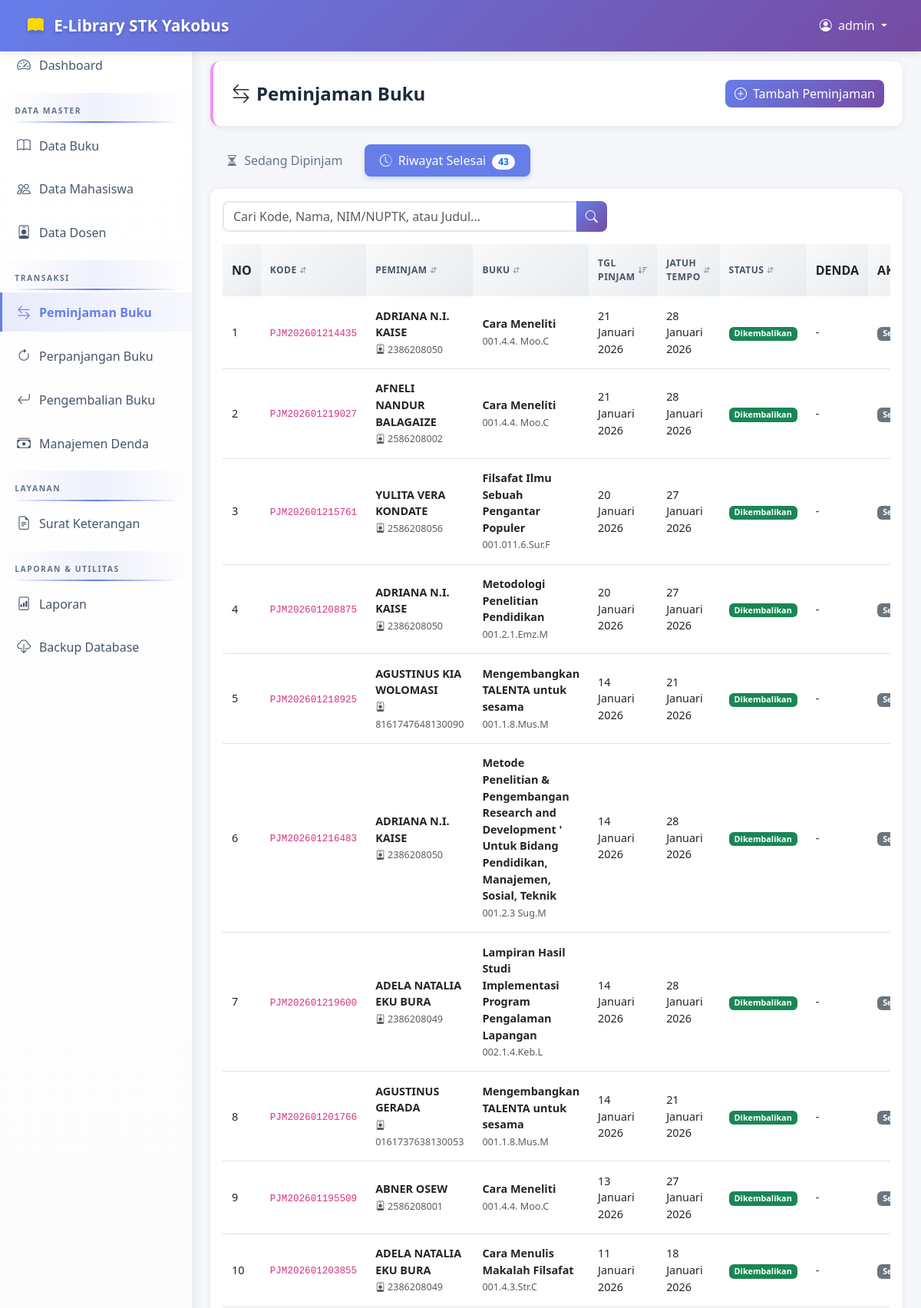
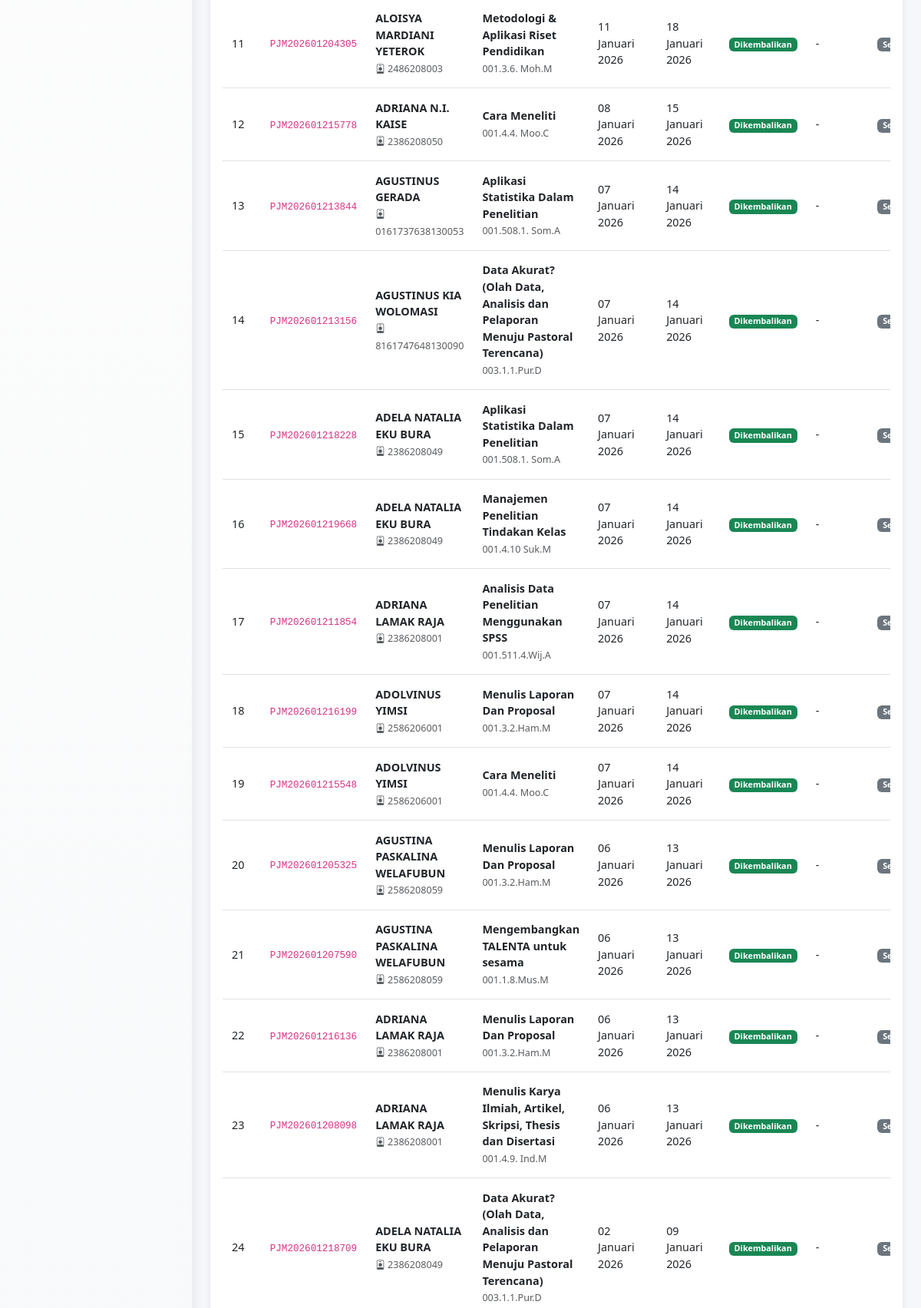
Screenshot of /modules/peminjaman/index.php?view=history&page=1 (signed in, upper part) with the database file from the repository (2 pictures, top to bottom).
### tables this page shows
CREATE TABLE `peminjaman` (
  `id` int(11) NOT NULL AUTO_INCREMENT,
  `kode_peminjaman` varchar(50) NOT NULL,
  `jenis_peminjam` enum('mahasiswa','dosen') NOT NULL,
  `peminjam_id` int(11) NOT NULL,
  `buku_id` int(11) NOT NULL,
  `tanggal_pinjam` date NOT NULL,
  `tanggal_jatuh_tempo` date NOT NULL,
  `tanggal_kembali` date DEFAULT NULL,
  `status` enum('dipinjam','diperpanjang','dikembalikan','terlambat') DEFAULT 'dipinjam',
  `denda` int(11) DEFAULT 0,
  `created_at` timestamp NOT NULL DEFAULT current_timestamp(),
  `updated_at` timestamp NOT NULL DEFAULT current_timestamp() ON UPDATE current_timestamp(),
  PRIMARY KEY (`id`),
  UNIQUE KEY `kode_peminjaman` (`kode_peminjaman`),
  KEY `buku_id` (`buku_id`),
  CONSTRAINT `peminjaman_ibfk_1` FOREIGN KEY (`buku_id`) REFERENCES `buku` (`id`) ON DELETE CASCADE
);

CREATE TABLE `buku` (
  `id` int(11) NOT NULL AUTO_INCREMENT,
  `nomor_buku` varchar(50) NOT NULL,
  `judul` varchar(255) NOT NULL,
  `pengarang` varchar(255) NOT NULL,
  `penerbit` varchar(255) DEFAULT NULL,
  `tahun_terbit` year(4) DEFAULT NULL,
  `stok` int(11) DEFAULT 0,
  `stok_tersedia` int(11) DEFAULT 0,
  `created_at` timestamp NOT NULL DEFAULT current_timestamp(),
  `updated_at` timestamp NOT NULL DEFAULT current_timestamp() ON UPDATE current_timestamp(),
  PRIMARY KEY (`id`),
  UNIQUE KEY `nomor_buku` (`nomor_buku`)
);

### config/functions.php (called while the page is built, shortened)
<?php
function formatTanggalIndo($tanggal) {
    $bulan = array(
        1 => 'Januari', 'Februari', 'Maret', 'April', 'Mei', 'Juni',
        'Juli', 'Agustus', 'September', 'Oktober', 'November', 'Desember'
    );
    $pecahkan = explode('-', $tanggal);
    return $pecahkan[2] . ' ' . $bulan[(int)$pecahkan[1]] . ' ' . $pecahkan[0];
}
?>

### modules/peminjaman/index.php (the view, shortened to what this page needs)
<?php
require_once '../../config/database.php';
require_once '../../config/functions.php';
$view = isset($_GET['view']) ? $_GET['view'] : 'active';
$limit = 25;
$page = isset($_GET['page']) ? (int)$_GET['page'] : 1;
$offset = ($page - 1) * $limit;
$sort_column = isset($_GET['sort']) ? $_GET['sort'] : 'tanggal_pinjam';
$sort_order = isset($_GET['order']) && strtolower($_GET['order']) == 'asc' ? 'ASC' : 'DESC';
$search = isset($_GET['search']) ? sanitize($_GET['search']) : '';
$where = "WHERE 1=1";
if ($view == 'active') {
    $where .= " AND p.status IN ('dipinjam', 'diperpanjang', 'terlambat')";
} else {
    $where .= " AND p.status = 'dikembalikan'";
}
$base_query = "FROM peminjaman p
               JOIN buku b ON p.buku_id = b.id
               LEFT JOIN mahasiswa m ON (p.peminjam_id = m.id AND p.jenis_peminjam = 'mahasiswa')
               LEFT JOIN dosen d ON (p.peminjam_id = d.id AND p.jenis_peminjam = 'dosen')
               $where";
$count_query = "SELECT COUNT(*) as total $base_query";
$total_data = $conn->query($count_query)->fetch_assoc()['total'];
$query = "SELECT p.*, b.judul, b.nomor_buku,
          COALESCE(m.nama, d.nama) as nama_peminjam,
          COALESCE(m.nim, d.nuptk) as identifier
          $base_query
          ORDER BY $sort_column $sort_order
          LIMIT $offset, $limit";
$result = $conn->query($query);
function getUrl($params = []) {
    $current = $_GET;
    $merged = array_merge($current, $params);
    if (isset($params['sort']) || isset($params['status']) || isset($params['view'])) {
        $merged['page'] = 1;
    }
    return '?' . http_build_query($merged);
}
function getSortIcon($col) {
    global $sort_column, $sort_order;
    if ($sort_column != $col) return '<i class="bi bi-arrow-down-up text-muted ms-1" style="font-size:0.7em"></i>';
    return $sort_order == 'ASC' ? '<i class="bi bi-sort-up-alt ms-1"></i>' : '<i class="bi bi-sort-down ms-1"></i>';
}
?>
<!DOCTYPE html>
<html lang="id">
<head>
    <link href="https://cdn.jsdelivr.net/npm/bootstrap@5.3.0/dist/css/bootstrap.min.css" rel="stylesheet">
    <link rel="stylesheet" href="https://cdn.jsdelivr.net/npm/bootstrap-icons@1.10.0/font/bootstrap-icons.css">
</head>
<body>
    <nav class="navbar navbar-expand-lg fixed-top">
        <div class="container-fluid">
            <a class="navbar-brand" href="<?= BASE_URL ?>dashboard.php">
                <i class="bi bi-book-fill me-2"></i>
                <strong>E-Library STK Yakobus</strong>
            </a>
            <div class="collapse navbar-collapse">
                <ul class="navbar-nav ms-auto">
                    <li class="nav-item dropdown">
                        <a class="nav-link dropdown-toggle" href="#" role="button" data-bs-toggle="dropdown">
                            <i class="bi bi-person-circle me-1"></i>
                            <?= $_SESSION['admin_username'] ?>
                        </a>
                    </li>
                </ul>
            </div>
        </div>
    </nav>
    <nav class="sidebar">
        <ul class="nav flex-column">
            <li class="nav-item">
                <a class="nav-link" href="<?= BASE_URL ?>dashboard.php">
                    <i class="bi bi-speedometer2"></i>Dashboard
                </a>
            </li>
            <li class="sidebar-heading">DATA MASTER</li>
            <li class="nav-item">
                <a class="nav-link" href="<?= BASE_URL ?>modules/buku/index.php">
                    <i class="bi bi-book"></i>Data Buku
                </a>
            </li>
            <li class="nav-item">
                <a class="nav-link" href="<?= BASE_URL ?>modules/mahasiswa/index.php">
                    <i class="bi bi-people"></i>Data Mahasiswa
                </a>
            </li>
            <li class="nav-item">
                <a class="nav-link" href="<?= BASE_URL ?>modules/dosen/index.php">
                    <i class="bi bi-person-badge"></i>Data Dosen
                </a>
            </li>
            <li class="sidebar-heading">TRANSAKSI</li>
            <li class="nav-item">
                <a class="nav-link active" href="<?= BASE_URL ?>modules/peminjaman/index.php">
                    <i class="bi bi-arrow-left-right"></i>Peminjaman Buku
                </a>
            </li>
            <li class="nav-item">
                <a class="nav-link" href="<?= BASE_URL ?>modules/perpanjangan/index.php">
                    <i class="bi bi-arrow-clockwise"></i>Perpanjangan Buku
                </a>
            </li>
            <li class="nav-item">
                <a class="nav-link" href="<?= BASE_URL ?>modules/pengembalian/index.php">
                    <i class="bi bi-arrow-return-left"></i>Pengembalian Buku
                </a>
            </li>
            <li class="nav-item">
                <a class="nav-link" href="<?= BASE_URL ?>modules/denda/index.php">
                    <i class="bi bi-cash-stack"></i>Manajemen Denda
                </a>
            </li>
            <li class="sidebar-heading">LAYANAN</li>
            <li class="nav-item">
                <a class="nav-link" href="<?= BASE_URL ?>modules/surat_keterangan/index.php">
                    <i class="bi bi-file-earmark-text"></i>Surat Keterangan
                </a>
            </li>
            <li class="sidebar-heading">LAPORAN & UTILITAS</li>
            <li class="nav-item">
                <a class="nav-link" href="<?= BASE_URL ?>modules/laporan/index.php">
                    <i class="bi bi-file-bar-graph"></i>Laporan
                </a>
            </li>
            <li class="nav-item">
                <a class="nav-link" href="<?= BASE_URL ?>modules/backup/index.php">
                    <i class="bi bi-cloud-download"></i>Backup Database
                </a>
            </li>
        </ul>
    </nav>
    <main class="main-content">
        <div class="page-header d-flex justify-content-between align-items-center">
            <h1><i class="bi bi-arrow-left-right me-2"></i>Peminjaman Buku</h1>
            <a href="add.php" class="btn btn-primary">
                <i class="bi bi-plus-circle me-2"></i>Tambah Peminjaman
            </a>
        </div>
        <ul class="nav nav-pills mb-3">
            <li class="nav-item">
                <a class="nav-link <?= $view == 'active' ? 'active' : '' ?>" href="<?= getUrl(['view' => 'active']) ?>">
                    <i class="bi bi-hourglass-split me-2"></i>Sedang Dipinjam
                </a>
            </li>
            <li class="nav-item ms-2">
                <a class="nav-link <?= $view == 'history' ? 'active' : '' ?>" href="<?= getUrl(['view' => 'history']) ?>">
                    <i class="bi bi-clock-history me-2"></i>Riwayat Selesai
                    <?php if($view == 'history'): ?><span class="badge bg-white text-primary ms-1 rounded-pill"><?= $total_data ?></span><?php endif; ?>
                </a>
            </li>
        </ul>
        <div class="card">
            <div class="card-body">
                <div class="row g-3 mb-3">
                    <div class="col-md-7">
                        <form method="GET" action="">
                            <div class="input-group search-box">
                                <input type="text" class="form-control" name="search" placeholder="Cari Kode, Nama, NIM/NUPTK, atau Judul..." value="<?= htmlspecialchars($search) ?>">
                                <button class="btn btn-primary" type="submit">
                                    <i class="bi bi-search"></i>
                                </button>
                            </div>
                        </form>
                    </div>
                    <div class="col-md-5">
                    </div>
                </div>
                <div class="table-responsive">
                    <table class="table table-hover">
                        <thead>
                            <tr>
                                <th width="5%">NO</th>
                                <th width="12%">
                                    <a href="<?= getUrl(['sort' => 'kode_peminjaman']) ?>">
                                        KODE <?= getSortIcon('kode_peminjaman') ?>
                                    </a>
                                </th>
                                <th width="18%">
                                    <a href="<?= getUrl(['sort' => 'nama_peminjam']) ?>">
                                        PEMINJAM <?= getSortIcon('nama_peminjam') ?>
                                    </a>
                                </th>
                                <th width="20%">
                                    <a href="<?= getUrl(['sort' => 'judul']) ?>">
                                        BUKU <?= getSortIcon('judul') ?>
                                    </a>
                                </th>
                                <th width="10%">
                                    <a href="<?= getUrl(['sort' => 'tanggal_pinjam']) ?>">
                                        TGL PINJAM <?= getSortIcon('tanggal_pinjam') ?>
                                    </a>
                                </th>
                                <th width="10%">
                                    <a href="<?= getUrl(['sort' => 'tanggal_jatuh_tempo']) ?>">
                                        JATUH TEMPO <?= getSortIcon('tanggal_jatuh_tempo') ?>
                                    </a>
                                </th>
                                <th width="10%">
                                    <a href="<?= getUrl(['sort' => 'status']) ?>">
                                        STATUS <?= getSortIcon('status') ?>
                                    </a>
                                </th>
                                <th width="8%">DENDA</th>
                                <th width="12%">AKSI</th>
                            </tr>
                        </thead>
                        <tbody>
                            <?php
                            $no = $offset + 1;
                            if ($result->num_rows > 0):
                                while ($row = $result->fetch_assoc()):
                                    $denda = 0;
                            ?>
                            <tr>
                                <td><?= $no++ ?></td>
                                <td><code><?= $row['kode_peminjaman'] ?></code></td>
                                <td>
                                    <strong><?= $row['nama_peminjam'] ?></strong><br>
                                    <small class="text-muted"><i class="bi bi-person-badge"></i> <?= $row['identifier'] ?></small>
                                </td>
                                <td>
                                    <strong><?= $row['judul'] ?></strong><br>
                                    <small class="text-muted"><?= $row['nomor_buku'] ?></small>
                                </td>
                                <td><?= formatTanggalIndo($row['tanggal_pinjam']) ?></td>
                                <td>
                                    <?= formatTanggalIndo($row['tanggal_jatuh_tempo']) ?>
                                </td>
                                <td>
                                    <?php if ($row['status'] == 'dipinjam'): ?>
                                        <span class="badge bg-info">Dipinjam</span>
                                    <?php elseif ($row['status'] == 'diperpanjang'): ?>
                                        <span class="badge bg-warning">Diperpanjang</span>
                                    <?php elseif ($row['status'] == 'terlambat'): ?>
                                        <span class="badge bg-danger">Terlambat</span>
                                    <?php else: ?>
                                        <span class="badge bg-success">Dikembalikan</span>
                                    <?php endif; ?>
                                </td>
                                <td>
                                    <?php if ($denda > 0): ?>
                                        <span class="text-danger"><strong><?= formatRupiah($denda) ?></strong></span>
                                    <?php else: ?>
                                        -
                                    <?php endif; ?>
                                </td>
                                <td>
                                    <?php if ($row['status'] != 'dikembalikan'): ?>
                                        <?php if ($row['status'] == 'dipinjam'): ?>
                                        <a href="../perpanjangan/add.php?id=<?= $row['id'] ?>" class="btn btn-sm btn-info" title="Perpanjang">
                                            <i class="bi bi-arrow-clockwise"></i>
                                        </a>
                                        <?php endif; ?>
                                        <a href="../pengembalian/add.php?id=<?= $row['id'] ?>" class="btn btn-sm btn-success" title="Kembalikan">
                                            <i class="bi bi-arrow-return-left"></i>
                                        </a>
                                        <?php if ($row['status'] == 'dipinjam' || $row['status'] == 'terlambat'): ?>
                                        <a href="delete.php?id=<?= $row['id'] ?>" class="btn btn-sm btn-danger" onclick="return confirm('Yakin ingin menghapus peminjaman ini? Stok buku akan dikembalikan.')" title="Hapus">
                                            <i class="bi bi-trash"></i>
                                        </a>
                                        <?php endif; ?>
                                    <?php else: ?>
                                        <span class="badge bg-secondary">Selesai</span>
                                    <?php endif; ?>
                                </td>
                            </tr>
                            <?php
                                endwhile;
                            endif; ?>
                        </tbody>
                    </table>
                </div>
            </div>
        </div>
    </main>
</body>
</html>

### rows the page displays
peminjaman: kode_peminjaman "PJM202601214435", nama_peminjam "ADRIANA N.I. KAISE", identifier "2386208050", buku.judul "Cara Meneliti", buku.nomor_buku "001.4.4. Moo.C", tanggal_pinjam "21 Januari 2026", tanggal_jatuh_tempo "28 Januari 2026", status "Dikembalikan"
peminjaman: kode_peminjaman "PJM202601219027", nama_peminjam "AFNELI NANDUR BALAGAIZE", identifier "2586208002", buku.judul "Cara Meneliti", buku.nomor_buku "001.4.4. Moo.C", tanggal_pinjam "21 Januari 2026", tanggal_jatuh_tempo "28 Januari 2026", status "Dikembalikan"
peminjaman: kode_peminjaman "PJM202601215761", nama_peminjam "YULITA VERA KONDATE", identifier "2586208056", buku.judul "Filsafat Ilmu Sebuah Pengantar Populer", buku.nomor_buku "001.011.6.Sur.F", tanggal_pinjam "20 Januari 2026", tanggal_jatuh_tempo "27 Januari 2026", status "Dikembalikan"
peminjaman: kode_peminjaman "PJM202601208875", nama_peminjam "ADRIANA N.I. KAISE", identifier "2386208050", buku.judul "Metodologi Penelitian Pendidikan", buku.nomor_buku "001.2.1.Emz.M", tanggal_pinjam "20 Januari 2026", tanggal_jatuh_tempo "27 Januari 2026", status "Dikembalikan"
peminjaman: kode_peminjaman "PJM202601218925", nama_peminjam "AGUSTINUS KIA WOLOMASI", identifier "8161747648130090", buku.judul "Mengembangkan TALENTA untuk sesama", buku.nomor_buku "001.1.8.Mus.M", tanggal_pinjam "14 Januari 2026", tanggal_jatuh_tempo "21 Januari 2026", status "Dikembalikan"
peminjaman: kode_peminjaman "PJM202601216483", nama_peminjam "ADRIANA N.I. KAISE", identifier "2386208050", buku.judul "Metode Penelitian & Pengembangan Research and Development ' Untuk Bidang Pendidikan, Manajemen, Sosial, Teknik", buku.nomor_buku "001.2.3 Sug.M", tanggal_pinjam "14 Januari 2026", tanggal_jatuh_tempo "28 Januari 2026", status "Dikembalikan"
peminjaman: kode_peminjaman "PJM202601219600", nama_peminjam "ADELA NATALIA EKU BURA", identifier "2386208049", buku.judul "Lampiran Hasil Studi Implementasi Program Pengalaman Lapangan", buku.nomor_buku "002.1.4.Keb.L", tanggal_pinjam "14 Januari 2026", tanggal_jatuh_tempo "28 Januari 2026", status "Dikembalikan"
peminjaman: kode_peminjaman "PJM202601201766", nama_peminjam "AGUSTINUS GERADA", identifier "0161737638130053", buku.judul "Mengembangkan TALENTA untuk sesama", buku.nomor_buku "001.1.8.Mus.M", tanggal_pinjam "14 Januari 2026", tanggal_jatuh_tempo "21 Januari 2026", status "Dikembalikan"
peminjaman: kode_peminjaman "PJM202601195509", nama_peminjam "ABNER OSEW", identifier "2586208001", buku.judul "Cara Meneliti", buku.nomor_buku "001.4.4. Moo.C", tanggal_pinjam "13 Januari 2026", tanggal_jatuh_tempo "27 Januari 2026", status "Dikembalikan"
peminjaman: kode_peminjaman "PJM202601203855", nama_peminjam "ADELA NATALIA EKU BURA", identifier "2386208049", buku.judul "Cara Menulis Makalah Filsafat", buku.nomor_buku "001.4.3.Str.C", tanggal_pinjam "11 Januari 2026", tanggal_jatuh_tempo "18 Januari 2026", status "Dikembalikan"
peminjaman: kode_peminjaman "PJM202601204305", nama_peminjam "ALOISYA MARDIANI YETEROK", identifier "2486208003", buku.judul "Metodologi & Aplikasi Riset Pendidikan", buku.nomor_buku "001.3.6. Moh.M", tanggal_pinjam "11 Januari 2026", tanggal_jatuh_tempo "18 Januari 2026", status "Dikembalikan"
peminjaman: kode_peminjaman "PJM202601215778", nama_peminjam "ADRIANA N.I. KAISE", identifier "2386208050", buku.judul "Cara Meneliti", buku.nomor_buku "001.4.4. Moo.C", tanggal_pinjam "08 Januari 2026", tanggal_jatuh_tempo "15 Januari 2026", status "Dikembalikan"
peminjaman: kode_peminjaman "PJM202601213844", nama_peminjam "AGUSTINUS GERADA", identifier "0161737638130053", buku.judul "Aplikasi Statistika Dalam Penelitian", buku.nomor_buku "001.508.1. Som.A", tanggal_pinjam "07 Januari 2026", tanggal_jatuh_tempo "14 Januari 2026", status "Dikembalikan"
peminjaman: kode_peminjaman "PJM202601213156", nama_peminjam "AGUSTINUS KIA WOLOMASI", identifier "8161747648130090", buku.judul "Data Akurat? (Olah Data, Analisis dan Pelaporan Menuju Pastoral Terencana)", buku.nomor_buku "003.1.1.Pur.D", tanggal_pinjam "07 Januari 2026", tanggal_jatuh_tempo "14 Januari 2026", status "Dikembalikan"
peminjaman: kode_peminjaman "PJM202601218228", nama_peminjam "ADELA NATALIA EKU BURA", identifier "2386208049", buku.judul "Aplikasi Statistika Dalam Penelitian", buku.nomor_buku "001.508.1. Som.A", tanggal_pinjam "07 Januari 2026", tanggal_jatuh_tempo "14 Januari 2026", status "Dikembalikan"
peminjaman: kode_peminjaman "PJM202601219668", nama_peminjam "ADELA NATALIA EKU BURA", identifier "2386208049", buku.judul "Manajemen Penelitian Tindakan Kelas", buku.nomor_buku "001.4.10 Suk.M", tanggal_pinjam "07 Januari 2026", tanggal_jatuh_tempo "14 Januari 2026", status "Dikembalikan"
peminjaman: kode_peminjaman "PJM202601211854", nama_peminjam "ADRIANA LAMAK RAJA", identifier "2386208001", buku.judul "Analisis Data Penelitian Menggunakan SPSS", buku.nomor_buku "001.511.4.Wij.A", tanggal_pinjam "07 Januari 2026", tanggal_jatuh_tempo "14 Januari 2026", status "Dikembalikan"
peminjaman: kode_peminjaman "PJM202601216199", nama_peminjam "ADOLVINUS YIMSI", identifier "2586206001", buku.judul "Menulis Laporan Dan Proposal", buku.nomor_buku "001.3.2.Ham.M", tanggal_pinjam "07 Januari 2026", tanggal_jatuh_tempo "14 Januari 2026", status "Dikembalikan"
peminjaman: kode_peminjaman "PJM202601215548", nama_peminjam "ADOLVINUS YIMSI", identifier "2586206001", buku.judul "Cara Meneliti", buku.nomor_buku "001.4.4. Moo.C", tanggal_pinjam "07 Januari 2026", tanggal_jatuh_tempo "14 Januari 2026", status "Dikembalikan"
peminjaman: kode_peminjaman "PJM202601205325", nama_peminjam "AGUSTINA PASKALINA WELAFUBUN", identifier "2586208059", buku.judul "Menulis Laporan Dan Proposal", buku.nomor_buku "001.3.2.Ham.M", tanggal_pinjam "06 Januari 2026", tanggal_jatuh_tempo "13 Januari 2026", status "Dikembalikan"
peminjaman: kode_peminjaman "PJM202601207590", nama_peminjam "AGUSTINA PASKALINA WELAFUBUN", identifier "2586208059", buku.judul "Mengembangkan TALENTA untuk sesama", buku.nomor_buku "001.1.8.Mus.M", tanggal_pinjam "06 Januari 2026", tanggal_jatuh_tempo "13 Januari 2026", status "Dikembalikan"
peminjaman: kode_peminjaman "PJM202601216136", nama_peminjam "ADRIANA LAMAK RAJA", identifier "2386208001", buku.judul "Menulis Laporan Dan Proposal", buku.nomor_buku "001.3.2.Ham.M", tanggal_pinjam "06 Januari 2026", tanggal_jatuh_tempo "13 Januari 2026", status "Dikembalikan"
peminjaman: kode_peminjaman "PJM202601208098", nama_peminjam "ADRIANA LAMAK RAJA", identifier "2386208001", buku.judul "Menulis Karya Ilmiah, Artikel, Skripsi, Thesis dan Disertasi", buku.nomor_buku "001.4.9. Ind.M", tanggal_pinjam "06 Januari 2026", tanggal_jatuh_tempo "13 Januari 2026", status "Dikembalikan"
peminjaman: kode_peminjaman "PJM202601218709", nama_peminjam "ADELA NATALIA EKU BURA", identifier "2386208049", buku.judul "Data Akurat? (Olah Data, Analisis dan Pelaporan Menuju Pastoral Terencana)", buku.nomor_buku "003.1.1.Pur.D", tanggal_pinjam "02 Januari 2026", tanggal_jatuh_tempo "09 Januari 2026", status "Dikembalikan"

### other values shown
$_SESSION['admin_username'] "admin"
$total_data "43"
